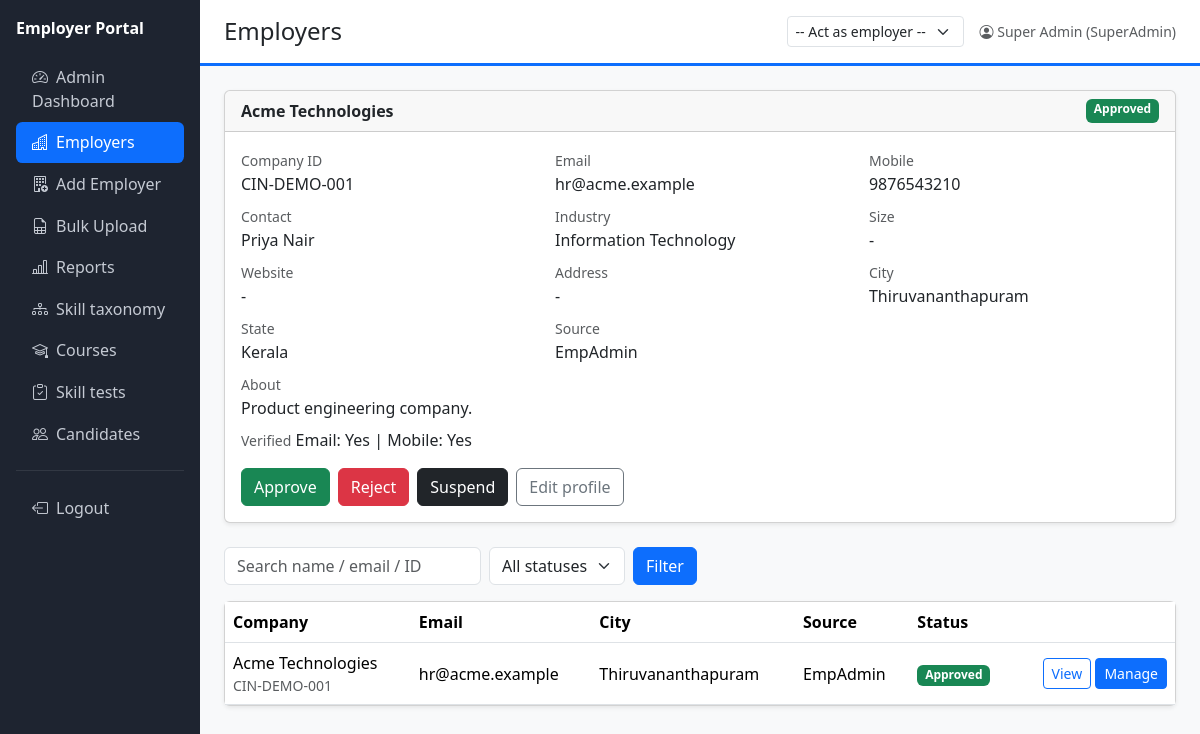
Screenshot of /admin/employers.php?view=1 (signed in) with the database file from the repository.
### tables this page shows
CREATE TABLE employers (
  id INT AUTO_INCREMENT PRIMARY KEY,
  company_id VARCHAR(50) NULL UNIQUE,
  company_name VARCHAR(150) NOT NULL,
  email VARCHAR(150) NOT NULL UNIQUE,
  mobile VARCHAR(20) NULL,
  email_verified TINYINT(1) NOT NULL DEFAULT 0,
  mobile_verified TINYINT(1) NOT NULL DEFAULT 0,
  contact_person VARCHAR(120) NULL,
  designation VARCHAR(100) NULL,
  industry VARCHAR(100) NULL,
  company_size VARCHAR(30) NULL,
  website VARCHAR(200) NULL,
  address VARCHAR(255) NULL,
  city VARCHAR(80) NULL,
  state VARCHAR(80) NULL,
  country VARCHAR(80) NULL DEFAULT 'India',
  about TEXT NULL,
  logo VARCHAR(255) NULL,
  brand_color VARCHAR(7) NOT NULL DEFAULT '#0d6efd',
  tagline VARCHAR(200) NULL,
  status ENUM('Pending','Approved','Rejected','Suspended') NOT NULL DEFAULT 'Pending',
  source ENUM('Self','EmpAdmin','Bulk') NOT NULL DEFAULT 'Self',
  approved_by INT NULL,
  approved_at DATETIME NULL,
  created_at DATETIME NOT NULL DEFAULT CURRENT_TIMESTAMP
);

### admin/employers.php (the view, shortened to what this page needs)
<?php
require_once '../includes/bootstrap.php'; require_once '../includes/layout.php';
$status = $_GET['status'] ?? ''; $qs = trim($_GET['q'] ?? '');
$sql = 'SELECT * FROM employers WHERE 1'; $p = [];
$list = rows($sql . ' ORDER BY created_at DESC', $p);
$view = isset($_GET['view']) ? row('SELECT * FROM employers WHERE id=?', [(int)$_GET['view']]) : null;
page_header('Employers', 'emps'); ?>
<?php if ($view): ?>
<div class="card shadow-sm mb-4"><div class="card-header d-flex justify-content-between"><b><?= e($view['company_name']) ?></b> <?= status_badge($view['status']) ?></div>
<div class="card-body"><div class="row">
<?php foreach (['company_id' => 'Company ID', 'email' => 'Email', 'mobile' => 'Mobile', 'contact_person' => 'Contact', 'industry' => 'Industry', 'company_size' => 'Size', 'website' => 'Website', 'address' => 'Address', 'city' => 'City', 'state' => 'State', 'source' => 'Source'] as $k => $l): ?>
  <div class="col-md-4 mb-2"><small class="text-muted"><?= $l ?></small><div><?= e($view[$k]) ?: '-' ?></div></div><?php endforeach; ?>
  <div class="col-12"><small class="text-muted">About</small><div><?= nl2br(e($view['about'])) ?: '-' ?></div></div>
  <div class="col-12 mt-2"><small class="text-muted">Verified</small> Email: <?= $view['email_verified'] ? 'Yes' : 'No' ?> | Mobile: <?= $view['mobile_verified'] ? 'Yes' : 'No' ?></div></div>
<form method="post" class="mt-3 d-flex gap-2"><?= csrf_field() ?><input type="hidden" name="id" value="<?= $view['id'] ?>">
  <button name="act" value="approve" class="btn btn-success">Approve</button>
  <button name="act" value="reject" class="btn btn-danger">Reject</button>
  <button name="act" value="suspend" class="btn btn-dark">Suspend</button>
  <a class="btn btn-outline-secondary" href="<?= e(url('admin/employer_add.php?id=' . $view['id'])) ?>">Edit profile</a></form></div></div>
<?php endif; ?>
<form class="row g-2 mb-3"><div class="col-auto"><input name="q" class="form-control" placeholder="Search name / email / ID" value="<?= e($qs) ?>"></div>
<div class="col-auto"><select name="status" class="form-select"><option value="">All statuses</option>
<?php foreach (['Pending', 'Approved', 'Rejected', 'Suspended'] as $s): ?><option <?= $status === $s ? 'selected' : '' ?>><?= $s ?></option><?php endforeach; ?></select></div>
<div class="col-auto"><button class="btn btn-primary">Filter</button></div></form>
<div class="card shadow-sm"><table class="table table-hover mb-0 align-middle"><thead><tr><th>Company</th><th>Email</th><th>City</th><th>Source</th><th>Status</th><th></th></tr></thead>
<?php foreach ($list as $r): ?><tr><td><?= e($r['company_name']) ?><div class="small text-muted"><?= e($r['company_id']) ?></div></td><td><?= e($r['email']) ?></td><td><?= e($r['city']) ?></td><td><?= e($r['source']) ?></td><td><?= status_badge($r['status']) ?></td>
<td class="text-end"><a class="btn btn-sm btn-outline-primary" href="?view=<?= $r['id'] ?>">View</a>
<?php if ($r['status'] === 'Approved'): ?><form method="post" action="<?= e(url('employer/switch.php')) ?>" class="d-inline"><?= csrf_field() ?><input type="hidden" name="id" value="<?= $r['id'] ?>"><button class="btn btn-sm btn-brand">Manage</button></form><?php endif; ?></td></tr>
<?php endforeach; if (!$list): ?><tr><td colspan="6" class="text-muted">No employers found.</td></tr><?php endif; ?></table></div>

### includes/bootstrap.php (shortened to what this page needs)
<?php
try {
    $pdo = new PDO('mysql:host=' . DB_HOST . ';dbname=' . DB_NAME . ';charset=utf8mb4', DB_USER, DB_PASS, [
        PDO::ATTR_ERRMODE => PDO::ERRMODE_EXCEPTION,
        PDO::ATTR_DEFAULT_FETCH_MODE => PDO::FETCH_ASSOC,
        PDO::ATTR_EMULATE_PREPARES => false,
    ]);
$pdo->exec("SET time_zone='" . date('P') . "'");
} catch (PDOException $ex) { die('Database connection failed. Check config.php'); }
function e($s) { return htmlspecialchars((string)$s, ENT_QUOTES, 'UTF-8'); }
function url($p = '') { return BASE_URL . '/' . ltrim($p, '/'); }
function q($sql, $params = []) { global $pdo; $st = $pdo->prepare($sql); $st->execute($params); return $st; }
function row($sql, $params = []) { return q($sql, $params)->fetch() ?: null; }
function rows($sql, $params = []) { return q($sql, $params)->fetchAll(); }
function status_badge($s) {
    $m = ['Applied' => 'secondary', 'Shortlisted' => 'info', 'In Process' => 'primary', 'Selected' => 'success', 'On Hold' => 'warning', 'Rejected' => 'danger',
          'Offered' => 'success', 'Offer Accepted' => 'success', 'Offer Declined' => 'dark', 'Pending' => 'warning', 'Approved' => 'success',
          'Suspended' => 'dark', 'Draft' => 'secondary', 'Published' => 'success', 'Closed' => 'dark', 'Passed' => 'success', 'Failed' => 'danger',
          'Withdrawn' => 'dark', 'Scheduled' => 'primary', 'Completed' => 'success', 'Cancelled' => 'dark', 'Verified' => 'success'];
    return '<span class="badge text-bg-' . ($m[$s] ?? 'secondary') . '">' . e($s) . '</span>';
}

### rows the page displays
employers: company_name "Acme Technologies", status "Approved", company "CIN-DEMO-001", email "hr@acme.example", mobile "9876543210", contact_person "Priya Nair", industry "Information Technology", company_size "-", website "-", address "-", city "Thiruvananthapuram", state "Kerala", source "EmpAdmin", about "Product engineering company."

### other values shown
$company "Employer Portal"
$i[2] "Admin Dashboard"
$i[2] "Employers"
$i[2] "Add Employer"
$i[2] "Bulk Upload"
$i[2] "Reports"
$i[2] "Skill taxonomy"
$i[2] "Courses"
$i[2] "Skill tests"
$i[2] "Candidates"
$title "Employers"
$u['name'] "Super Admin"
$u['role'] "SuperAdmin"
$l "Company ID"
$l "Email"
